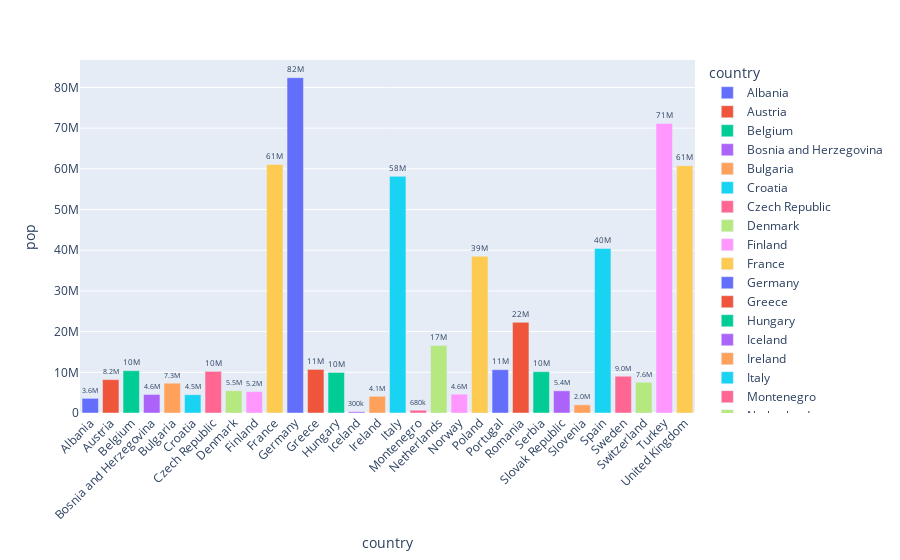

Notebook cell for this chart:
### Code cell
df_europa = px.data.gapminder()
df_europa = df_europa[(df_europa['continent'] =='Europe') &
                      (df_europa['year'] == 2007)]

fig = px.bar(df_europa, y='pop', x='country',text='pop',color='country')
fig.update_traces(texttemplate='%{text:.2s}',textposition='outside')
fig.update_layout(uniformtext_minsize=8)
fig.update_layout(xaxis_tickangle=-45)

### Figure 1 — Plotly figure (JSON) as saved in the notebook; plotly's stock layout.template omitted (floating-point values rounded to 4 significant figures)
{"data": [{"alignmentgroup": "True", "hovertemplate": "country=%{x}<br>pop=%{text}<extra></extra>", "legendgroup": "Albania", "marker": {"color": "#636efa"}, "name": "Albania", "offsetgroup": "Albania", "orientation": "v", "showlegend": true, "text": [3600523], "textposition": "outside", "texttemplate": "%{text:.2s}", "type": "bar", "x": ["Albania"], "xaxis": "x", "y": [3600523], "yaxis": "y"}, {"alignmentgroup": "True", "hovertemplate": "country=%{x}<br>pop=%{text}<extra></extra>", "legendgroup": "Austria", "marker": {"color": "#EF553B"}, "name": "Austria", "offsetgroup": "Austria", "orientation": "v", "showlegend": true, "text": [8199783], "textposition": "outside", "texttemplate": "%{text:.2s}", "type": "bar", "x": ["Austria"], "xaxis": "x", "y": [8199783], "yaxis": "y"}, {"alignmentgroup": "True", "hovertemplate": "country=%{x}<br>pop=%{text}<extra></extra>", "legendgroup": "Belgium", "marker": {"color": "#00cc96"}, "name": "Belgium", "offsetgroup": "Belgium", "orientation": "v", "showlegend": true, "text": [10392226], "textposition": "outside", "texttemplate": "%{text:.2s}", "type": "bar", "x": ["Belgium"], "xaxis": "x", "y": [10392226], "yaxis": "y"}, {"alignmentgroup": "True", "hovertemplate": "country=%{x}<br>pop=%{text}<extra></extra>", "legendgroup": "Bosnia and Herzegovina", "marker": {"color": "#ab63fa"}, "name": "Bosnia and Herzegovina", "offsetgroup": "Bosnia and Herzegovina", "orientation": "v", "showlegend": true, "text": [4552198], "textposition": "outside", "texttemplate": "%{text:.2s}", "type": "bar", "x": ["Bosnia and Herzegovina"], "xaxis": "x", "y": [4552198], "yaxis": "y"}, {"alignmentgroup": "True", "hovertemplate": "country=%{x}<br>pop=%{text}<extra></extra>", "legendgroup": "Bulgaria", "marker": {"color": "#FFA15A"}, "name": "Bulgaria", "offsetgroup": "Bulgaria", "orientation": "v", "showlegend": true, "text": [7322858], "textposition": "outside", "texttemplate": "%{text:.2s}", "type": "bar", "x": ["Bulgaria"], "xaxis": "x", "y": [7322858], "yaxis": "y"}, {"alignmentgroup": "True", "hovertemplate": "country=%{x}<br>pop=%{text}<extra></extra>", "legendgroup": "Croatia", "marker": {"color": "#19d3f3"}, "name": "Croatia", "offsetgroup": "Croatia", "orientation": "v", "showlegend": true, "text": [4493312], "textposition": "outside", "texttemplate": "%{text:.2s}", "type": "bar", "x": ["Croatia"], "xaxis": "x", "y": [4493312], "yaxis": "y"}, {"alignmentgroup": "True", "hovertemplate": "country=%{x}<br>pop=%{text}<extra></extra>", "legendgroup": "Czech Republic", "marker": {"color": "#FF6692"}, "name": "Czech Republic", "offsetgroup": "Czech Republic", "orientation": "v", "showlegend": true, "text": [10228744], "textposition": "outside", "texttemplate": "%{text:.2s}", "type": "bar", "x": ["Czech Republic"], "xaxis": "x", "y": [10228744], "yaxis": "y"}, {"alignmentgroup": "True", "hovertemplate": "country=%{x}<br>pop=%{text}<extra></extra>", "legendgroup": "Denmark", "marker": {"color": "#B6E880"}, "name": "Denmark", "offsetgroup": "Denmark", "orientation": "v", "showlegend": true, "text": [5468120], "textposition": "outside", "texttemplate": "%{text:.2s}", "type": "bar", "x": ["Denmark"], "xaxis": "x", "y": [5468120], "yaxis": "y"}, {"alignmentgroup": "True", "hovertemplate": "country=%{x}<br>pop=%{text}<extra></extra>", "legendgroup": "Finland", "marker": {"color": "#FF97FF"}, "name": "Finland", "offsetgroup": "Finland", "orientation": "v", "showlegend": true, "text": [5238460], "textposition": "outside", "texttemplate": "%{text:.2s}", "type": "bar", "x": ["Finland"], "xaxis": "x", "y": [5238460], "yaxis": "y"}, {"alignmentgroup": "True", "hovertemplate": "country=%{x}<br>pop=%{text}<extra></extra>", "legendgroup": "France", "marker": {"color": "#FECB52"}, "name": "France", "offsetgroup": "France", "orientation": "v", "showlegend": true, "text": [61083916], "textposition": "outside", "texttemplate": "%{text:.2s}", "type": "bar", "x": ["France"], "xaxis": "x", "y": [61083916], "yaxis": "y"}, {"alignmentgroup": "True", "hovertemplate": "country=%{x}<br>pop=%{text}<extra></extra>", "legendgroup": "Germany", "marker": {"color": "#636efa"}, "name": "Germany", "offsetgroup": "Germany", "orientation": "v", "showlegend": true, "text": [82400996], "textposition": "outside", "texttemplate": "%{text:.2s}", "type": "bar", "x": ["Germany"], "xaxis": "x", "y": [82400996], "yaxis": "y"}, {"alignmentgroup": "True", "hovertemplate": "country=%{x}<br>pop=%{text}<extra></extra>", "legendgroup": "Greece", "marker": {"color": "#EF553B"}, "name": "Greece", "offsetgroup": "Greece", "orientation": "v", "showlegend": true, "text": [10706290], "textposition": "outside", "texttemplate": "%{text:.2s}", "type": "bar", "x": ["Greece"], "xaxis": "x", "y": [10706290], "yaxis": "y"}, {"alignmentgroup": "True", "hovertemplate": "country=%{x}<br>pop=%{text}<extra></extra>", "legendgroup": "Hungary", "marker": {"color": "#00cc96"}, "name": "Hungary", "offsetgroup": "Hungary", "orientation": "v", "showlegend": true, "text": [9956108], "textposition": "outside", "texttemplate": "%{text:.2s}", "type": "bar", "x": ["Hungary"], "xaxis": "x", "y": [9956108], "yaxis": "y"}, {"alignmentgroup": "True", "hovertemplate": "country=%{x}<br>pop=%{text}<extra></extra>", "legendgroup": "Iceland", "marker": {"color": "#ab63fa"}, "name": "Iceland", "offsetgroup": "Iceland", "orientation": "v", "showlegend": true, "text": [301931], "textposition": "outside", "texttemplate": "%{text:.2s}", "type": "bar", "x": ["Iceland"], "xaxis": "x", "y": [301931], "yaxis": "y"}, {"alignmentgroup": "True", "hovertemplate": "country=%{x}<br>pop=%{text}<extra></extra>", "legendgroup": "Ireland", "marker": {"color": "#FFA15A"}, "name": "Ireland", "offsetgroup": "Ireland", "orientation": "v", "showlegend": true, "text": [4109086], "textposition": "outside", "texttemplate": "%{text:.2s}", "type": "bar", "x": ["Ireland"], "xaxis": "x", "y": [4109086], "yaxis": "y"}, {"alignmentgroup": "True", "hovertemplate": "country=%{x}<br>pop=%{text}<extra></extra>", "legendgroup": "Italy", "marker": {"color": "#19d3f3"}, "name": "Italy", "offsetgroup": "Italy", "orientation": "v", "showlegend": true, "text": [58147733], "textposition": "outside", "texttemplate": "%{text:.2s}", "type": "bar", "x": ["Italy"], "xaxis": "x", "y": [58147733], "yaxis": "y"}, {"alignmentgroup": "True", "hovertemplate": "country=%{x}<br>pop=%{text}<extra></extra>", "legendgroup": "Montenegro", "marker": {"color": "#FF6692"}, "name": "Montenegro", "offsetgroup": "Montenegro", "orientation": "v", "showlegend": true, "text": [684736], "textposition": "outside", "texttemplate": "%{text:.2s}", "type": "bar", "x": ["Montenegro"], "xaxis": "x", "y": [684736], "yaxis": "y"}, {"alignmentgroup": "True", "hovertemplate": "country=%{x}<br>pop=%{text}<extra></extra>", "legendgroup": "Netherlands", "marker": {"color": "#B6E880"}, "name": "Netherlands", "offsetgroup": "Netherlands", "orientation": "v", "showlegend": true, "text": [16570613], "textposition": "outside", "texttemplate": "%{text:.2s}", "type": "bar", "x": ["Netherlands"], "xaxis": "x", "y": [16570613], "yaxis": "y"}, {"alignmentgroup": "True", "hovertemplate": "country=%{x}<br>pop=%{text}<extra></extra>", "legendgroup": "Norway", "marker": {"color": "#FF97FF"}, "name": "Norway", "offsetgroup": "Norway", "orientation": "v", "showlegend": true, "text": [4627926], "textposition": "outside", "texttemplate": "%{text:.2s}", "type": "bar", "x": ["Norway"], "xaxis": "x", "y": [4627926], "yaxis": "y"}, {"alignmentgroup": "True", "hovertemplate": "country=%{x}<br>pop=%{text}<extra></extra>", "legendgroup": "Poland", "marker": {"color": "#FECB52"}, "name": "Poland", "offsetgroup": "Poland", "orientation": "v", "showlegend": true, "text": [38518241], "textposition": "outside", "texttemplate": "%{text:.2s}", "type": "bar", "x": ["Poland"], "xaxis": "x", "y": [38518241], "yaxis": "y"}, {"alignmentgroup": "True", "hovertemplate": "country=%{x}<br>pop=%{text}<extra></extra>", "legendgroup": "Portugal", "marker": {"color": "#636efa"}, "name": "Portugal", "offsetgroup": "Portugal", "orientation": "v", "showlegend": true, "text": [10642836], "textposition": "outside", "texttemplate": "%{text:.2s}", "type": "bar", "x": ["Portugal"], "xaxis": "x", "y": [10642836], "yaxis": "y"}, {"alignmentgroup": "True", "hovertemplate": "country=%{x}<br>pop=%{text}<extra></extra>", "legendgroup": "Romania", "marker": {"color": "#EF553B"}, "name": "Romania", "offsetgroup": "Romania", "orientation": "v", "showlegend": true, "text": [22276056], "textposition": "outside", "texttemplate": "%{text:.2s}", "type": "bar", "x": ["Romania"], "xaxis": "x", "y": [22276056], "yaxis": "y"}, {"alignmentgroup": "True", "hovertemplate": "country=%{x}<br>pop=%{text}<extra></extra>", "legendgroup": "Serbia", "marker": {"color": "#00cc96"}, "name": "Serbia", "offsetgroup": "Serbia", "orientation": "v", "showlegend": true, "text": [10150265], "textposition": "outside", "texttemplate": "%{text:.2s}", "type": "bar", "x": ["Serbia"], "xaxis": "x", "y": [10150265], "yaxis": "y"}, {"alignmentgroup": "True", "hovertemplate": "country=%{x}<br>pop=%{text}<extra></extra>", "legendgroup": "Slovak Republic", "marker": {"color": "#ab63fa"}, "name": "Slovak Republic", "offsetgroup": "Slovak Republic", "orientation": "v", "showlegend": true, "text": [5447502], "textposition": "outside", "texttemplate": "%{text:.2s}", "type": "bar", "x": ["Slovak Republic"], "xaxis": "x", "y": [5447502], "yaxis": "y"}, {"alignmentgroup": "True", "hovertemplate": "country=%{x}<br>pop=%{text}<extra></extra>", "legendgroup": "Slovenia", "marker": {"color": "#FFA15A"}, "name": "Slovenia", "offsetgroup": "Slovenia", "orientation": "v", "showlegend": true, "text": [2009245], "textposition": "outside", "texttemplate": "%{text:.2s}", "type": "bar", "x": ["Slovenia"], "xaxis": "x", "y": [2009245], "yaxis": "y"}, {"alignmentgroup": "True", "hovertemplate": "country=%{x}<br>pop=%{text}<extra></extra>", "legendgroup": "Spain", "marker": {"color": "#19d3f3"}, "name": "Spain", "offsetgroup": "Spain", "orientation": "v", "showlegend": true, "text": [40448191], "textposition": "outside", "texttemplate": "%{text:.2s}", "type": "bar", "x": ["Spain"], "xaxis": "x", "y": [40448191], "yaxis": "y"}, {"alignmentgroup": "True", "hovertemplate": "country=%{x}<br>pop=%{text}<extra></extra>", "legendgroup": "Sweden", "marker": {"color": "#FF6692"}, "name": "Sweden", "offsetgroup": "Sweden", "orientation": "v", "showlegend": true, "text": [9031088], "textposition": "outside", "texttemplate": "%{text:.2s}", "type": "bar", "x": ["Sweden"], "xaxis": "x", "y": [9031088], "yaxis": "y"}, {"alignmentgroup": "True", "hovertemplate": "country=%{x}<br>pop=%{text}<extra></extra>", "legendgroup": "Switzerland", "marker": {"color": "#B6E880"}, "name": "Switzerland", "offsetgroup": "Switzerland", "orientation": "v", "showlegend": true, "text": [7554661], "textposition": "outside", "texttemplate": "%{text:.2s}", "type": "bar", "x": ["Switzerland"], "xaxis": "x", "y": [7554661], "yaxis": "y"}, {"alignmentgroup": "True", "hovertemplate": "country=%{x}<br>pop=%{text}<extra></extra>", "legendgroup": "Turkey", "marker": {"color": "#FF97FF"}, "name": "Turkey", "offsetgroup": "Turkey", "orientation": "v", "showlegend": true, "text": [71158647], "textposition": "outside", "texttemplate": "%{text:.2s}", "type": "bar", "x": ["Turkey"], "xaxis": "x", "y": [71158647], "yaxis": "y"}, {"alignmentgroup": "True", "hovertemplate": "country=%{x}<br>pop=%{text}<extra></extra>", "legendgroup": "United Kingdom", "marker": {"color": "#FECB52"}, "name": "United Kingdom", "offsetgroup": "United Kingdom", "orientation": "v", "showlegend": true, "text": [60776238], "textposition": "outside", "texttemplate": "%{text:.2s}", "type": "bar", "x": ["United Kingdom"], "xaxis": "x", "y": [60776238], "yaxis": "y"}], "layout": {"barmode": "relative", "legend": {"title": {"text": "country"}, "tracegroupgap": 0}, "margin": {"t": 60}, "uniformtext": {"minsize": 8}, "xaxis": {"anchor": "y", "categoryarray": ["Albania", "Austria", "Belgium", "Bosnia and Herzegovina", "Bulgaria", "Croatia", "Czech Republic", "Denmark", "Finland", "France", "Germany", "Greece", "Hungary", "Iceland", "Ireland", "Italy", "Montenegro", "Netherlands", "Norway", "Poland", "Portugal", "Romania", "Serbia", "Slovak Republic", "Slovenia", "Spain", "Sweden", "Switzerland", "Turkey", "United Kingdom"], "categoryorder": "array", "domain": [0, 1], "tickangle": -45, "title": {"text": "country"}}, "yaxis": {"anchor": "x", "domain": [0, 1], "title": {"text": "pop"}}}}
